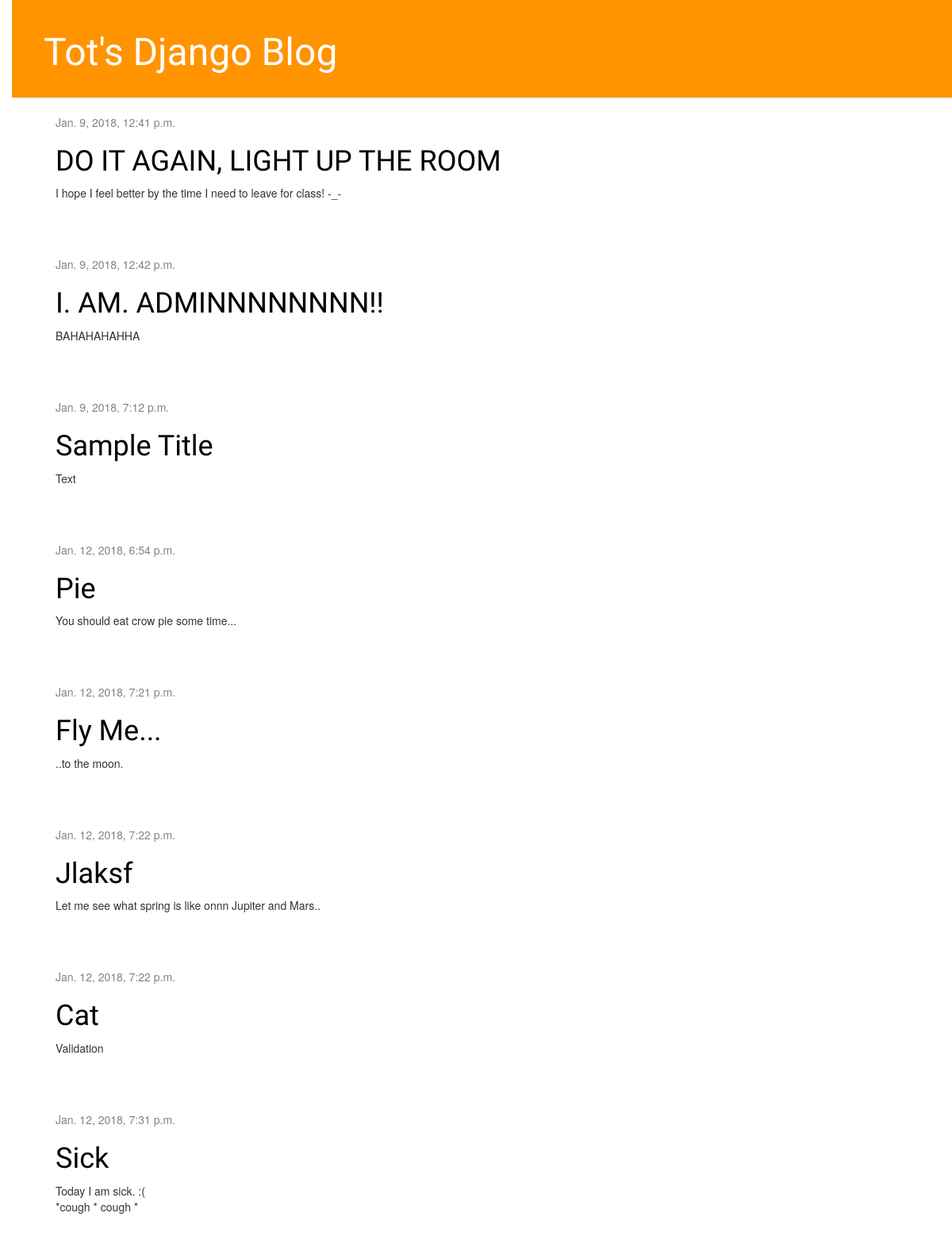
Before: / with the older database file.
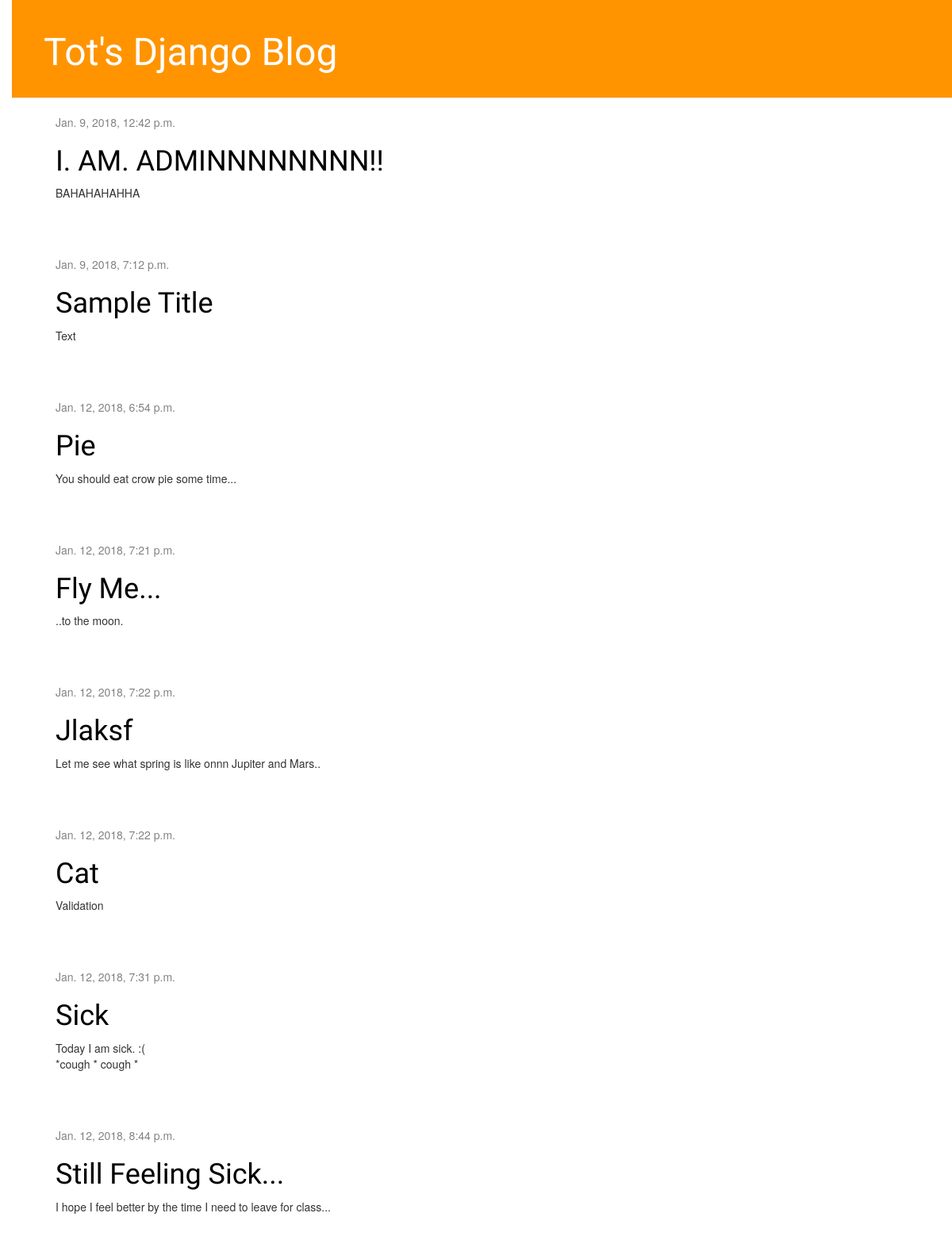
After: the same page with the newer database file.
### blog/models.py (models this page shows, shortened)
class Post(models.Model):
    author = models.ForeignKey('auth.User',
        on_delete=models.CASCADE,
    )
    title = models.CharField(max_length=200)
    text=models.TextField()
    created_date = models.DateTimeField(
        default=timezone.now
    )
    published_date=models.DateTimeField(
        blank=True, null=True
    )

### blog/views.py (the view)
# urls.py: url(r'^$', views.post_list, name='post_list'),
def post_list(request):
    posts= Post.objects.filter(published_date__lte=timezone.now()).order_by('published_date')
    '''
    context = {
        'title':'Latest Posts',
        'posts':post
    } then pass in render instead of the current dictionary
    '''
    return render(request, 'blog/post_list.html', {'posts':posts})

### blog/templates/blog/post_list.html
{% extends "blog/base.html" %}
{% block content %}
    {% for post in posts %}
        <article class="post">
            <div class="date">
                {{post.published_date}}
            </div>
            <h1><a href="{% url 'post_detail' pk=post.pk %}">{{post.title}}</a></h1>
            <p>{{post.text|linebreaksbr}} </p>
        </article>
    {% endfor %}
{% endblock %}

Changed rows visible on the page:
changed Post: published_date "Jan. 9, 2018, 12:41 p.m." → "Jan. 12, 2018, 8:44 p.m."; title "DO IT AGAIN, LIGHT UP THE ROOM" → "Still Feeling Sick..."; text "I hope I feel better by the time I need to leave for class! -_-" → "I hope I feel better by the time I need to leave for class..."; moves down the list
